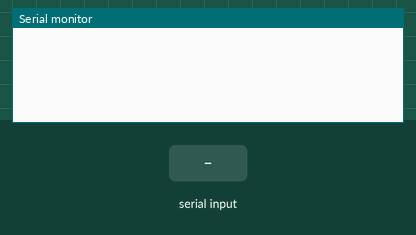
This sketch was run on a simulated Arduino Uno, built with avr-gcc and run on an emulated ATmega328P. Parts: the last lines printed to the serial monitor. Inputs (shaded band) come from the test bench. The modem accepts every AT command (registered, SIM ready, sends succeed) and sends nothing else.

Above: at 1.2 s.
1.3 s: "1" received over Serial
At 3.5 s:
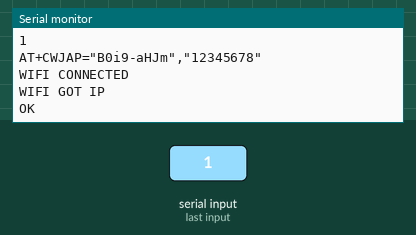
3.8 s: "2" received over Serial
At 5.6 s:
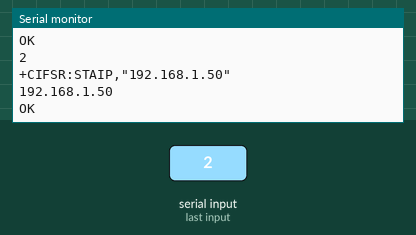
6.3 s: "3" received over Serial
At 8.6 s:
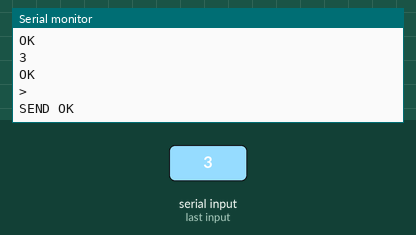
8.9 s: "4" received over Serial
At 10.7 s:
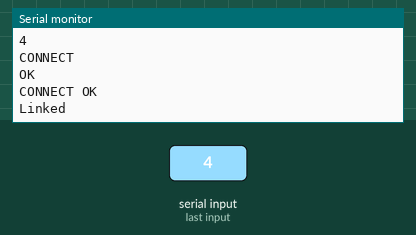
11.4 s: "0" received over the second serial link
At 12.8 s:
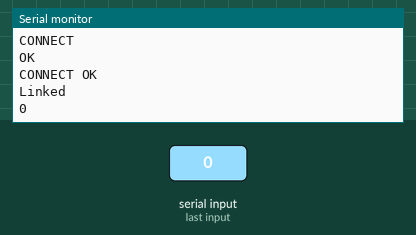
Timing chart, 0 to 13.9 s (numbered marks = the images above; inputs shaded):
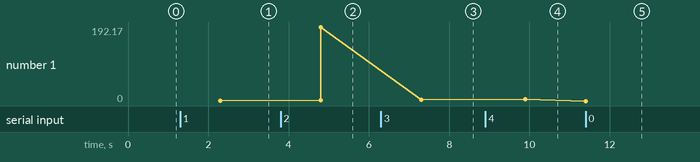

Measured:
- after the input at 1.3 s, the serial monitor: prints a new line after 1.0 s (image 1)
- after the input at 3.8 s, the serial monitor: prints a new line after 1.0 s (image 2)
- after the input at 6.3 s, the serial monitor: prints a new line after 1.0 s (image 3)
- after the input at 8.9 s, the serial monitor: prints a new line after 1.0 s (image 4)
- after the input at 11.4 s, the serial monitor: prints a new line at once (image 5)
- plotted number 1: 1 → 192.17 after the input at 3.8 s, 192.17 → 3 after the input at 6.3 s, 3 → 4 after the input at 8.9 s, 4 → 0 after the input at 11.4 s

The sketch:

esp8266_Test_At.ino
```cpp
#include <SoftwareSerial.h>

#define connectwifi "AT+CWJAP=\"B0i9-aHJm\",\"12345678\""
#define getipaddress "AT+CIFSR"
#define senddata "AT+CIPSEND="
#define connectserver "AT+CIPSTART=\"TCP\",\"192.168.43.168\",2000"

SoftwareSerial esp8266(2,3);// 2 ->RX   3->TX

void setup() {
  // put your setup code here, to run once:
  esp8266.begin(115200);
  /*
   * در صورت جواب ندادن  ، از باد ریت 9600 و یا 57600 استفاده کنید
   *
   * به علت ورژن های مختلفاین ماژول ممکن است بادریت ها متفاوت باشد
   */
  Serial.begin(115200);
}

bool isMessage = true;
String response="";

void loop() {
 // esp8266.listen();
  // put your main code here, to run repeatedly:
  response="";
  if (esp8266.available() > 0)
  {
    while(esp8266.available()){
      char c = esp8266.read();
       Serial.write(c);
    }
    //Serial.println(response);
  }
  if (Serial.available() > 0)
  {
    delay(1000);
    String command = "";
    while (Serial.available())
    {
      command += (char)Serial.read();
    }
    Serial.println(command);
    if(command.substring(0, 1)=="1"){
      Serial.println(connectwifi);
      esp8266.println(connectwifi);
    }
    else if(command.substring(0, 1)=="2"){
      esp8266.println(getipaddress);
    }
    else if(command.substring(0, 1)=="3"){
      String lenght = senddata;
      String data = String(analogRead(A0));
      lenght += data.length();
      //Serial.println(lenght);
      esp8266.println(lenght);

      delay(100);
      esp8266.println(data);
    }
    else if(command.substring(0, 1)=="4"){
      esp8266.println(connectserver);
    }
  }

}
```
